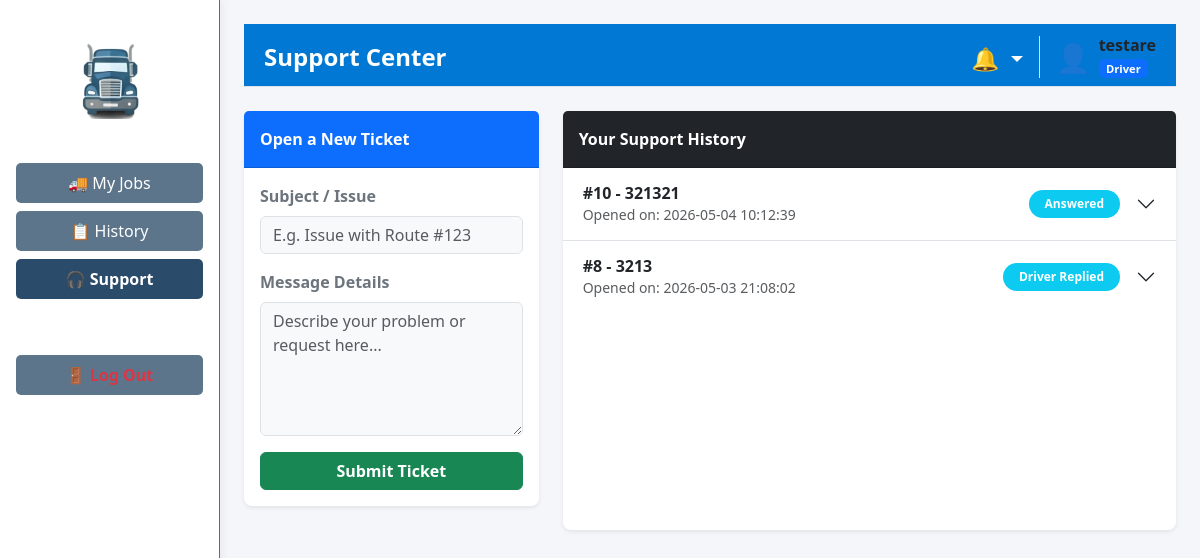
The app's page /driver/support (signed in), older data.
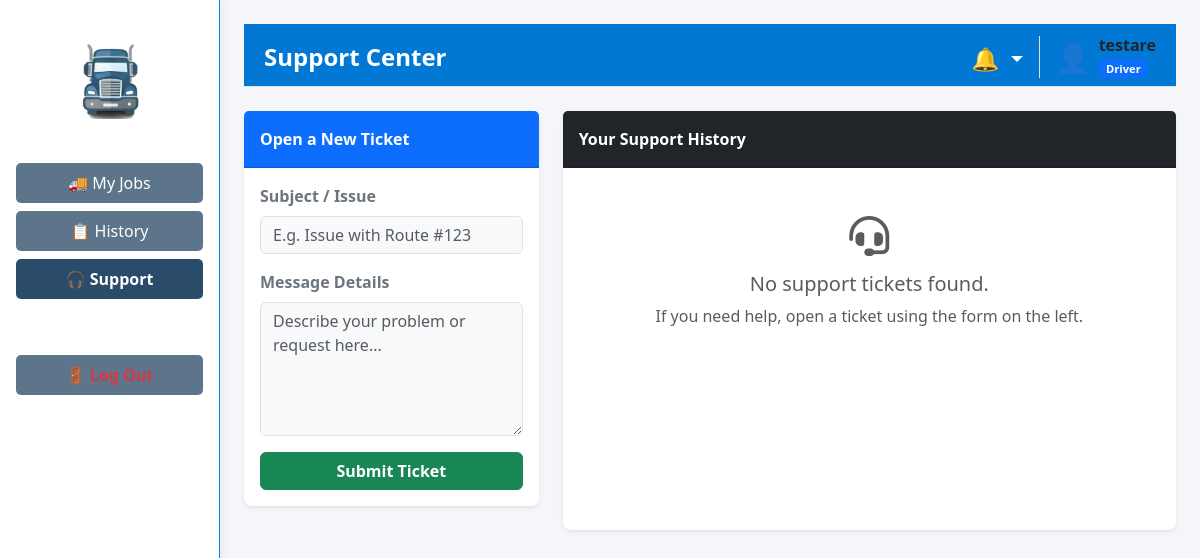
The same page, newer data.
### tables this page shows
CREATE TABLE support_tickets (
                        id INTEGER PRIMARY KEY AUTOINCREMENT,
                        client TEXT NOT NULL,
                        message TEXT NOT NULL,
                        admin_response TEXT DEFAULT NULL,
                        timestamp DATETIME DEFAULT CURRENT_TIMESTAMP,
                        status TEXT DEFAULT 'New'
                    , client_role TEXT DEFAULT 'Customer', subject TEXT, user_id INTEGER);

### app/routes/driver_routes.py (the view)
@driver_bp.route('/driver/support')
def support():
    if 'user_id' not in session or session.get('role') != 'Driver': return redirect(url_for('auth.login'))
    notifications, unread_count = get_header_data()
    user_tickets = support_db.get_user_tickets(session.get('username'))
    return render_template('driver/support.html', tickets=user_tickets, notifications=notifications, unread_count=unread_count)

### app/models/notification_model.py (called while the page is built)
    def get_unread_notifications(self, target1: str, target2: str = '') -> List[Dict[str, Any]]:
        try:
            with sqlite3.connect(DB_PATH) as conn:
                conn.row_factory = sqlite3.Row
                cursor = conn.execute(
                    "SELECT * FROM notifications WHERE target_role IN (?, ?, 'All') AND is_read = 0 ORDER BY timestamp DESC",
                    (str(target1).strip(), str(target2).strip())
                )
                return [dict(row) for row in cursor.fetchall()]
        except sqlite3.Error as e:
            logging.error(f"Error fetching notifications: {e}")
            return []

### app/routes/driver_routes.py (called while the page is built)
def get_header_data():
    username = str(session.get('username', '')).strip()
    role = str(session.get('role', 'Driver')).strip()
    try:
        notifications = notif_db.get_unread_notifications(username, role)
        unread_count = len(notifications)
    except Exception as e:
        logging.error(f"Error fetching notifications: {e}")
        notifications = []
        unread_count = 0
    return notifications, unread_count

### app/templates/driver/support.html (shortened to what this page needs)
{% extends "layouts/driver_layout.html" %}
{% block page_header %}Support Center{% endblock %}
{% block extra_css %}
<link rel="stylesheet" href="https://cdnjs.cloudflare.com/ajax/libs/font-awesome/6.4.0/css/all.min.css">
{% endblock %}
{% block content %}
<div class="row">
    <div class="col-md-4 mb-4">
        <div class="card shadow-sm border-0 rounded-3 h-auto">
            <div class="card-header bg-primary text-white fw-bold py-3">
                Open a New Ticket
            </div>
            <div class="card-body">
                <form action="{{ url_for('driver.create_support_ticket') }}" method="POST">
                    <div class="mb-3">
                        <label class="form-label fw-bold text-secondary">Subject / Issue</label>
                        <input type="text" name="subject" class="form-control bg-light" placeholder="E.g. Issue with Route #123" required>
                    </div>
                    <div class="mb-3">
                        <label class="form-label fw-bold text-secondary">Message Details</label>
                        <textarea name="message" class="form-control bg-light" rows="5" placeholder="Describe your problem or request here..." required></textarea>
                    </div>
                    <button type="submit" class="btn btn-success w-100 fw-bold">Submit Ticket</button>
                </form>
            </div>
        </div>
    </div>
    <div class="col-md-8">
        <div class="card shadow-sm border-0 rounded-3">
            <div class="card-header bg-dark text-white fw-bold py-3">
                Your Support History
            </div>
            <div class="card-body p-0">
                {% if not tickets or tickets|length == 0 %}
                    <div class="text-center py-5 text-muted">
                        <i class="fa-solid fa-headset fs-1 mb-3"></i>
                        <h5>No support tickets found.</h5>
                        <p>If you need help, open a ticket using the form on the left.</p>
                    </div>
                {% else %}
                    <div class="accordion accordion-flush" id="ticketsAccordion">
                        {% for ticket in tickets %}
                            <div class="accordion-item">
                                <h2 class="accordion-header" id="heading{{ ticket.id }}">
                                    <button class="accordion-button collapsed py-3" type="button" data-bs-toggle="collapse" data-bs-target="#collapse{{ ticket.id }}" aria-expanded="false" aria-controls="collapse{{ ticket.id }}">
                                        <div class="d-flex w-100 justify-content-between align-items-center me-3">
                                            <div>
                                                <span class="fw-bold text-dark">#{{ ticket.id }} - {{ ticket.subject }}</span>
                                                <div class="text-muted small mt-1">Opened on: {{ ticket.timestamp }}</div>
                                            </div>
                                            <span class="badge rounded-pill bg-{{ 'success' if ticket.status == 'Resolved' else ('warning text-dark' if ticket.status == 'Pending' else 'info') }} px-3 py-2">
                                                {{ ticket.status }}
                                            </span>
                                        </div>
                                    </button>
                                </h2>
                            </div>
                        {% endfor %}
                    </div>
                {% endif %}
            </div>
        </div>
    </div>
</div>
{% endblock %}

Row changes from the older to the newer data that the page shows:
removed support_tickets: id "10", subject "321321", timestamp "2026-05-04 10:12:39", status "Answered"
removed support_tickets: id "8", subject "3213", timestamp "2026-05-03 21:08:02", status "Driver Replied"
Text that changed along with them:
text now shown: "No support tickets found. If you need help, open a ticket using the form on the left."
